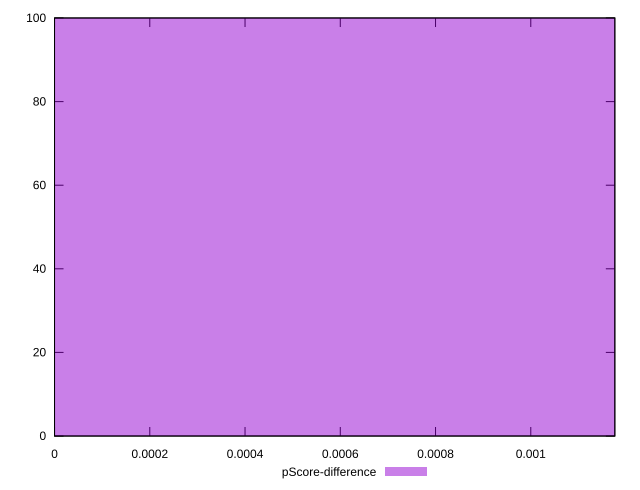

Here is the gnuplot script that generated this plot:
reset

$pScoreDifference <<EOF
0 100
EOF

set key outside below
set boxwidth 0.1
set xrange [0:0.0011764705882353066]
set yrange [0:100]
set trange [0:100]
set style fill transparent solid 0.5 noborder
set terminal svg size 640, 490 enhanced background rgb 'white'
set output "reprap/unused-javascript/samples/pages+cached+noexternal+nomedia+nocss/pScore-difference/histogram.svg"

plot $pScoreDifference title "pScore-difference" with boxes

reset
